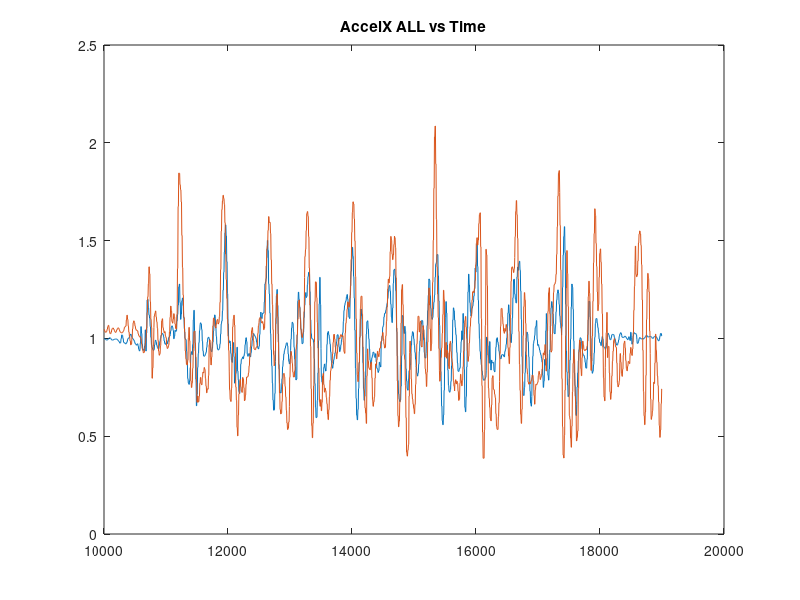
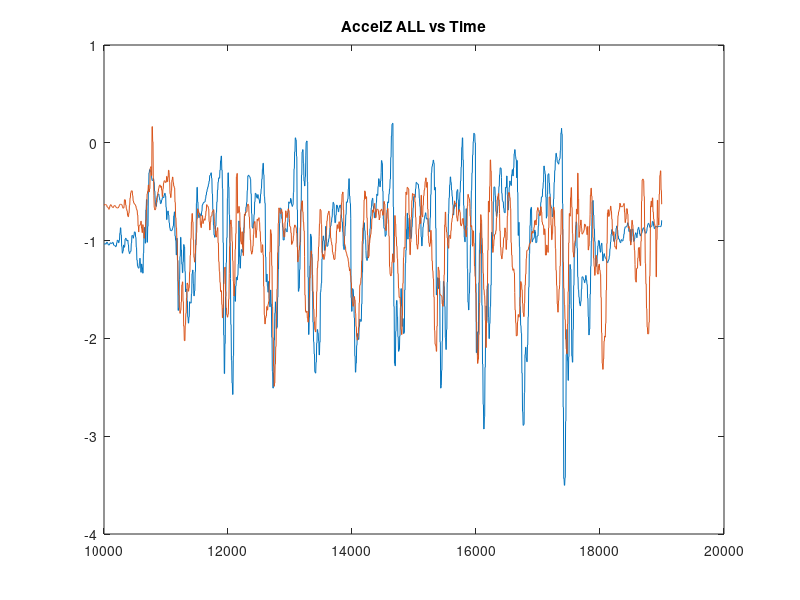
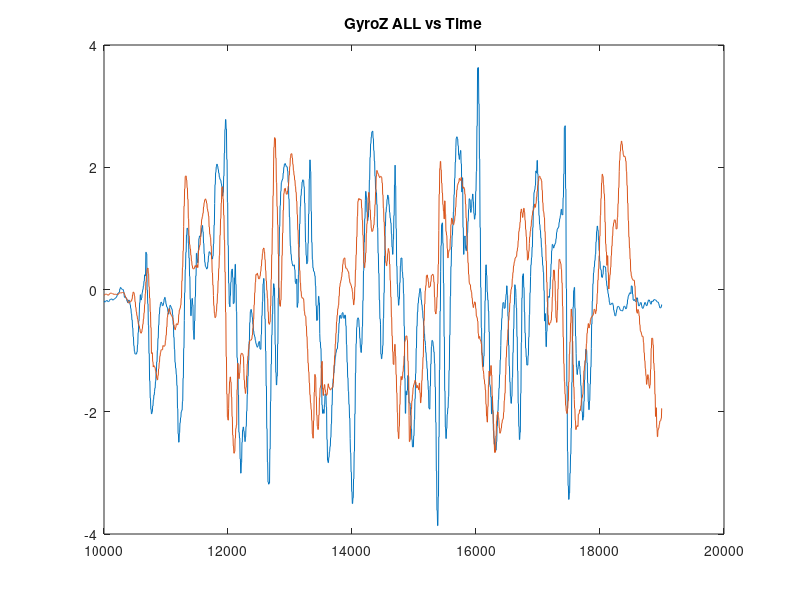

Write the MATLAB code that produced these figures, in order.
%% Machine Learning Online Class - Exercise 1: Linear Regression

% Instructions
% ------------
%
% This file contains code that helps you get started on the
% linear exercise. You will need to complete the following functions
% in this exericse:
%
% warmUpExercise.m
% plotData.m
% gradientDescent.m
% computeCost.m
% gradientDescentMulti.m
% computeCostMulti.m
% featureNormalize.m
% normalEqn.m
%
% For this exercise, you will not need to change any code in this file,
% or any other files other than those mentioned above.
%
% x refers to the population size in 10,000s
% y refers to the profit in $10,000s
%


%% Initialization
clear ; close all; clc
% clear anything you might have

%% ==================== Part 1: Basic Function ====================
% Complete warmUpExercise.m






fprintf('Program paused. Starting MCS Press enter to continue.\n');
pause;

%makes sure nothing half-loads

fprintf('Plotting Test Data ...\n')
data = load('normalNormalized.csv'); %import dataset
data2 = load('ascentNormalized.csv'); %import dataset


time = data(:, 1);
AX = data(:, 2);
AY = data(:, 3);
AZ = data(:, 4);
GX = data(:, 5);
GY = data(:, 6);
GZ = data(:, 7);
time2 = data2(:, 1);
AX2 = data2(:, 2);
AY2 = data2(:, 3);
AZ2 = data2(:, 4);
GX2 = data2(:, 5);
GY2 = data2(:, 6);
GZ2 = data2(:, 7);
%from walkF.txt, dedicate each column to a variable
figure 
plot(time, AX); 
hold on
plot(time2, AX2); 
hold on
title('AccelX ALL vs Time')

%{
figure;
plot(time, AX); 
title('AccelX vs Time')
 
figure;
plot(time2, AX2); 
title('AccelX2 vs Time')

%}

%{


figure 
plot(time, AY); 
hold on
plot(time2, AY2); 
hold on
title(['AccelY' ...
    ' ALL vs Time'])

figure;
plot(time, AY);
title('AccelY vs Time')


figure;
plot(time2, AY2);
title('AccelY2 vs Time')
%}
figure 
plot(time, AZ); 
hold on
plot(time2, AZ2); 
hold on
title(['AccelZ' ...
    ' ALL vs Time'])
%{

figure;
plot(time, AZ);
title('AccelZ vs Time')


figure;
plot(time2, AZ2);
title('AccelZ2 vs Time')
%}


% Plot Gyro Data
%{
figure 
plot(time, GX); 
hold on
plot(time2, GX2); 
hold on
title(['GyroX' ...
    ' ALL vs Time'])

figure;
plot(time, GX);
title('GryoX vs Time')


figure;
plot(time2, GX2);
title('GryoX2 vs Time')


figure 
plot(time, GY); 
hold on
plot(time2, GY2); 
hold on
title(['GyroY' ...
    ' ALL vs Time'])


figure;
plot(time, GY);
title('GyroY vs Time')



figure;
plot(time2, GY2);
title('GyroY2 vs Time')
 
%}

figure 
plot(time, GZ); 
hold on
plot(time2, GZ2); 
hold on
title(['GyroZ' ...
    ' ALL vs Time'])


%{

figure;
plot(time, GZ);
title('GyroZ vs Time')



figure;
plot(time2, GZ2);
title('GyroZ2 vs Time')

%}

%{
%Printing All
figure;

%plot(time, AX);
%hold on



%plot(time, AY);
%hold on



%plot(time, AZ);
%hold on


% Plot Gyro Data



plot(time, GX);
hold on


plot(time, GY);
hold on


plot(time, GZ);
hold on
title('All Normal vs Time')

%**************************SECOND HALF***********************

% Plot Gyro Data

%Printing All
figure;

%plot(time, AX);
%hold on



%plot(time, AY);
%hold on



%plot(time, AZ);
%hold on


% Plot Gyro Data



plot(time2, GX2);
hold on




plot(time2, GY2);
hold on


plot(time2, GZ2);
hold on
title('All Ascent vs Time')


%hold on allows you to graph multiple things






%}


